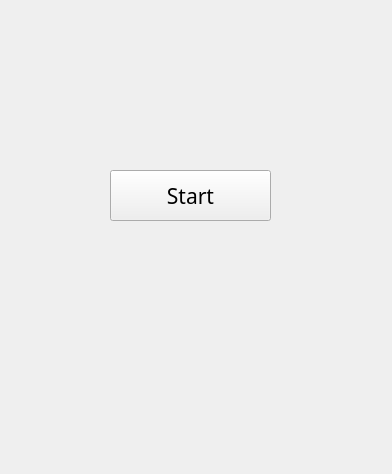
<?xml version="1.0" encoding="UTF-8"?>
<ui version="4.0">
 <class>MainWindow</class>
 <widget class="QMainWindow" name="MainWindow">
  <property name="geometry">
   <rect>
    <x>0</x>
    <y>0</y>
    <width>392</width>
    <height>474</height>
   </rect>
  </property>
  <property name="font">
   <font>
    <family>Ringbearer</family>
    <pointsize>8</pointsize>
   </font>
  </property>
  <property name="windowTitle">
   <string>MainWindow</string>
  </property>
  <property name="autoFillBackground">
   <bool>false</bool>
  </property>
  <property name="documentMode">
   <bool>false</bool>
  </property>
  <property name="unifiedTitleAndToolBarOnMac">
   <bool>false</bool>
  </property>
  <widget class="QWidget" name="centralwidget">
   <property name="styleSheet">
    <string notr="true"/>
   </property>
   <widget class="QStackedWidget" name="stackedWidget">
    <property name="geometry">
     <rect>
      <x>0</x>
      <y>0</y>
      <width>392</width>
      <height>474</height>
     </rect>
    </property>
    <property name="font">
     <font>
      <family>Ringbearer</family>
      <pointsize>8</pointsize>
      <weight>50</weight>
      <italic>false</italic>
      <bold>false</bold>
      <stylestrategy>PreferDefault</stylestrategy>
     </font>
    </property>
    <property name="cursor">
     <cursorShape>ArrowCursor</cursorShape>
    </property>
    <property name="autoFillBackground">
     <bool>false</bool>
    </property>
    <property name="styleSheet">
     <string notr="true">

#stackedWidget{
background-image: url(:/bckgrimage/middleearth.jpg);
font:  &quot;Ringbearer&quot;;
}

#page, #page_3, #startWidget, #page_2, #page_5, #page_6, #page_7, #page_8, #page_9 	{
background-color: transparent;
font:  &quot;Ringbearer&quot;;
}</string>
    </property>
    <property name="currentIndex">
     <number>6</number>
    </property>
    <widget class="QWidget" name="page">
     <property name="enabled">
      <bool>true</bool>
     </property>
     <property name="palette">
      <palette>
       <active>
        <colorrole role="Button">
         <brush brushstyle="SolidPattern">
          <color alpha="0">
           <red>0</red>
           <green>0</green>
           <blue>0</blue>
          </color>
         </brush>
        </colorrole>
        <colorrole role="Base">
         <brush brushstyle="SolidPattern">
          <color alpha="0">
           <red>0</red>
           <green>0</green>
           <blue>0</blue>
          </color>
         </brush>
        </colorrole>
        <colorrole role="Window">
         <brush brushstyle="SolidPattern">
          <color alpha="0">
           <red>0</red>
           <green>0</green>
           <blue>0</blue>
          </color>
         </brush>
        </colorrole>
       </active>
       <inactive>
        <colorrole role="Button">
         <brush brushstyle="SolidPattern">
          <color alpha="0">
           <red>0</red>
           <green>0</green>
           <blue>0</blue>
          </color>
         </brush>
        </colorrole>
        <colorrole role="Base">
         <brush brushstyle="SolidPattern">
          <color alpha="0">
           <red>0</red>
           <green>0</green>
           <blue>0</blue>
          </color>
         </brush>
        </colorrole>
        <colorrole role="Window">
         <brush brushstyle="SolidPattern">
          <color alpha="0">
           <red>0</red>
           <green>0</green>
           <blue>0</blue>
          </color>
         </brush>
        </colorrole>
       </inactive>
       <disabled>
        <colorrole role="Button">
         <brush brushstyle="SolidPattern">
          <color alpha="0">
           <red>0</red>
           <green>0</green>
           <blue>0</blue>
          </color>
         </brush>
        </colorrole>
        <colorrole role="Base">
         <brush brushstyle="SolidPattern">
          <color alpha="0">
           <red>0</red>
           <green>0</green>
           <blue>0</blue>
          </color>
         </brush>
        </colorrole>
        <colorrole role="Window">
         <brush brushstyle="SolidPattern">
          <color alpha="0">
           <red>0</red>
           <green>0</green>
           <blue>0</blue>
          </color>
         </brush>
        </colorrole>
       </disabled>
      </palette>
     </property>
     <property name="font">
      <font>
       <family>Ringbearer</family>
       <weight>50</weight>
       <italic>false</italic>
       <bold>false</bold>
       <kerning>true</kerning>
      </font>
     </property>
     <property name="cursor">
      <cursorShape>ArrowCursor</cursorShape>
     </property>
     <property name="tabletTracking">
      <bool>false</bool>
     </property>
     <property name="acceptDrops">
      <bool>false</bool>
     </property>
     <property name="layoutDirection">
      <enum>Qt::LeftToRight</enum>
     </property>
     <property name="autoFillBackground">
      <bool>false</bool>
     </property>
     <property name="styleSheet">
      <string notr="true"/>
     </property>
     <widget class="QComboBox" name="comboBoxRace">
      <property name="geometry">
       <rect>
        <x>140</x>
        <y>350</y>
        <width>121</width>
        <height>28</height>
       </rect>
      </property>
      <property name="maximumSize">
       <size>
        <width>340</width>
        <height>16777215</height>
       </size>
      </property>
      <property name="baseSize">
       <size>
        <width>0</width>
        <height>0</height>
       </size>
      </property>
      <property name="font">
       <font>
        <family>Ringbearer</family>
        <pointsize>11</pointsize>
        <italic>false</italic>
        <underline>false</underline>
        <stylestrategy>PreferDefault</stylestrategy>
       </font>
      </property>
      <property name="layoutDirection">
       <enum>Qt::LeftToRight</enum>
      </property>
      <property name="autoFillBackground">
       <bool>false</bool>
      </property>
      <property name="styleSheet">
       <string notr="true"/>
      </property>
      <property name="editable">
       <bool>false</bool>
      </property>
      <property name="currentText">
       <string notr="true" extracomment="tre">Elf</string>
      </property>
      <property name="currentIndex">
       <number>0</number>
      </property>
      <property name="maxVisibleItems">
       <number>20</number>
      </property>
      <property name="iconSize">
       <size>
        <width>16</width>
        <height>16</height>
       </size>
      </property>
      <property name="duplicatesEnabled">
       <bool>false</bool>
      </property>
      <property name="frame">
       <bool>false</bool>
      </property>
      <item>
       <property name="text">
        <string>Elf</string>
       </property>
      </item>
      <item>
       <property name="text">
        <string>Valar</string>
       </property>
      </item>
      <item>
       <property name="text">
        <string>Maiar</string>
       </property>
      </item>
      <item>
       <property name="text">
        <string>Dwarf</string>
       </property>
      </item>
      <item>
       <property name="text">
        <string>Hobbit</string>
       </property>
      </item>
      <item>
       <property name="text">
        <string>Man</string>
       </property>
      </item>
     </widget>
     <widget class="QLabel" name="label">
      <property name="geometry">
       <rect>
        <x>0</x>
        <y>0</y>
        <width>411</width>
        <height>281</height>
       </rect>
      </property>
      <property name="minimumSize">
       <size>
        <width>221</width>
        <height>0</height>
       </size>
      </property>
      <property name="frameShape">
       <enum>QFrame::NoFrame</enum>
      </property>
      <property name="frameShadow">
       <enum>QFrame::Sunken</enum>
      </property>
      <property name="text">
       <string/>
      </property>
      <property name="textFormat">
       <enum>Qt::AutoText</enum>
      </property>
      <property name="pixmap">
       <pixmap>images/races.jpg</pixmap>
      </property>
      <property name="scaledContents">
       <bool>true</bool>
      </property>
      <property name="alignment">
       <set>Qt::AlignCenter</set>
      </property>
      <property name="wordWrap">
       <bool>false</bool>
      </property>
      <property name="margin">
       <number>0</number>
      </property>
      <property name="indent">
       <number>0</number>
      </property>
      <property name="openExternalLinks">
       <bool>false</bool>
      </property>
     </widget>
     <widget class="QPushButton" name="buttonNextRace">
      <property name="enabled">
       <bool>true</bool>
      </property>
      <property name="geometry">
       <rect>
        <x>160</x>
        <y>410</y>
        <width>80</width>
        <height>25</height>
       </rect>
      </property>
      <property name="font">
       <font>
        <family>Ringbearer</family>
        <pointsize>11</pointsize>
        <weight>50</weight>
        <bold>false</bold>
        <kerning>true</kerning>
       </font>
      </property>
      <property name="text">
       <string>next</string>
      </property>
      <property name="autoDefault">
       <bool>false</bool>
      </property>
     </widget>
     <widget class="QLabel" name="label_2">
      <property name="enabled">
       <bool>true</bool>
      </property>
      <property name="geometry">
       <rect>
        <x>40</x>
        <y>310</y>
        <width>321</width>
        <height>23</height>
       </rect>
      </property>
      <property name="palette">
       <palette>
        <active/>
        <inactive/>
        <disabled/>
       </palette>
      </property>
      <property name="font">
       <font>
        <family>Ringbearer</family>
        <weight>50</weight>
        <italic>false</italic>
        <bold>false</bold>
       </font>
      </property>
      <property name="mouseTracking">
       <bool>true</bool>
      </property>
      <property name="acceptDrops">
       <bool>false</bool>
      </property>
      <property name="autoFillBackground">
       <bool>false</bool>
      </property>
      <property name="styleSheet">
       <string notr="true"/>
      </property>
      <property name="frameShape">
       <enum>QFrame::NoFrame</enum>
      </property>
      <property name="frameShadow">
       <enum>QFrame::Plain</enum>
      </property>
      <property name="text">
       <string notr="true">&lt;html&gt;&lt;head/&gt;&lt;body&gt;&lt;p align=&quot;center&quot;&gt;&lt;span style=&quot; font-size:12pt; font-weight:600;&quot;&gt;Choose the character's race:&lt;/span&gt;&lt;/p&gt;&lt;/body&gt;&lt;/html&gt;</string>
      </property>
      <property name="textFormat">
       <enum>Qt::AutoText</enum>
      </property>
      <property name="scaledContents">
       <bool>true</bool>
      </property>
      <property name="alignment">
       <set>Qt::AlignBottom|Qt::AlignHCenter</set>
      </property>
      <property name="wordWrap">
       <bool>false</bool>
      </property>
      <property name="indent">
       <number>0</number>
      </property>
      <property name="textInteractionFlags">
       <set>Qt::LinksAccessibleByMouse</set>
      </property>
     </widget>
    </widget>
    <widget class="QWidget" name="page_3">
     <widget class="QLabel" name="isAliveImage">
      <property name="geometry">
       <rect>
        <x>0</x>
        <y>20</y>
        <width>401</width>
        <height>241</height>
       </rect>
      </property>
      <property name="styleSheet">
       <string notr="true"/>
      </property>
      <property name="text">
       <string/>
      </property>
      <property name="pixmap">
       <pixmap resource="images/background.qrc">:/bckgrimage/IsAlive.jpg</pixmap>
      </property>
      <property name="scaledContents">
       <bool>true</bool>
      </property>
     </widget>
     <widget class="QLabel" name="isAliveQuestion">
      <property name="geometry">
       <rect>
        <x>70</x>
        <y>280</y>
        <width>251</width>
        <height>41</height>
       </rect>
      </property>
      <property name="font">
       <font>
        <family>Ringbearer</family>
        <pointsize>14</pointsize>
        <weight>75</weight>
        <bold>true</bold>
       </font>
      </property>
      <property name="text">
       <string>Is this character alive?</string>
      </property>
     </widget>
     <widget class="QPushButton" name="nextAlive">
      <property name="geometry">
       <rect>
        <x>160</x>
        <y>390</y>
        <width>80</width>
        <height>21</height>
       </rect>
      </property>
      <property name="font">
       <font>
        <family>Ringbearer</family>
        <pointsize>12</pointsize>
       </font>
      </property>
      <property name="text">
       <string>next</string>
      </property>
     </widget>
     <widget class="QRadioButton" name="yesAlive">
      <property name="geometry">
       <rect>
        <x>130</x>
        <y>340</y>
        <width>84</width>
        <height>19</height>
       </rect>
      </property>
      <property name="font">
       <font>
        <family>Ringbearer</family>
        <pointsize>11</pointsize>
       </font>
      </property>
      <property name="text">
       <string>Yes</string>
      </property>
      <attribute name="buttonGroup">
       <string notr="true">yesNoButtonGroupAlive</string>
      </attribute>
     </widget>
     <widget class="QRadioButton" name="noNotAlive">
      <property name="geometry">
       <rect>
        <x>220</x>
        <y>340</y>
        <width>84</width>
        <height>19</height>
       </rect>
      </property>
      <property name="font">
       <font>
        <family>Ringbearer</family>
        <pointsize>11</pointsize>
       </font>
      </property>
      <property name="text">
       <string>No</string>
      </property>
      <attribute name="buttonGroup">
       <string notr="true">yesNoButtonGroupAlive</string>
      </attribute>
     </widget>
    </widget>
    <widget class="QWidget" name="page_6">
     <widget class="QLabel" name="statusLabel">
      <property name="geometry">
       <rect>
        <x>140</x>
        <y>280</y>
        <width>151</width>
        <height>41</height>
       </rect>
      </property>
      <property name="font">
       <font>
        <family>Ringbearer</family>
        <pointsize>15</pointsize>
        <weight>75</weight>
        <bold>true</bold>
       </font>
      </property>
      <property name="text">
       <string>his status?</string>
      </property>
     </widget>
     <widget class="QRadioButton" name="kingButton">
      <property name="geometry">
       <rect>
        <x>170</x>
        <y>330</y>
        <width>84</width>
        <height>19</height>
       </rect>
      </property>
      <property name="font">
       <font>
        <family>Ringbearer</family>
        <pointsize>11</pointsize>
        <weight>50</weight>
        <bold>false</bold>
       </font>
      </property>
      <property name="text">
       <string>King</string>
      </property>
      <attribute name="buttonGroup">
       <string notr="true">statusButtonGroup</string>
      </attribute>
     </widget>
     <widget class="QRadioButton" name="gwarriorButton">
      <property name="geometry">
       <rect>
        <x>50</x>
        <y>360</y>
        <width>131</width>
        <height>19</height>
       </rect>
      </property>
      <property name="font">
       <font>
        <family>Ringbearer</family>
        <pointsize>11</pointsize>
       </font>
      </property>
      <property name="text">
       <string>Great Warrior</string>
      </property>
      <attribute name="buttonGroup">
       <string notr="true">statusButtonGroup</string>
      </attribute>
     </widget>
     <widget class="QRadioButton" name="regularButton">
      <property name="geometry">
       <rect>
        <x>260</x>
        <y>360</y>
        <width>84</width>
        <height>19</height>
       </rect>
      </property>
      <property name="font">
       <font>
        <family>Ringbearer</family>
        <pointsize>11</pointsize>
       </font>
      </property>
      <property name="text">
       <string>regular</string>
      </property>
      <attribute name="buttonGroup">
       <string notr="true">statusButtonGroup</string>
      </attribute>
     </widget>
     <widget class="QPushButton" name="nextStatus">
      <property name="geometry">
       <rect>
        <x>160</x>
        <y>400</y>
        <width>80</width>
        <height>21</height>
       </rect>
      </property>
      <property name="font">
       <font>
        <family>Ringbearer</family>
        <pointsize>11</pointsize>
       </font>
      </property>
      <property name="text">
       <string>next</string>
      </property>
     </widget>
     <widget class="QLabel" name="label_6">
      <property name="geometry">
       <rect>
        <x>0</x>
        <y>0</y>
        <width>401</width>
        <height>271</height>
       </rect>
      </property>
      <property name="text">
       <string/>
      </property>
      <property name="pixmap">
       <pixmap resource="images/background.qrc">:/bckgrimage/Denethor.jpg</pixmap>
      </property>
      <property name="scaledContents">
       <bool>true</bool>
      </property>
     </widget>
    </widget>
    <widget class="QWidget" name="page_5">
     <widget class="QLabel" name="negposQuestion">
      <property name="geometry">
       <rect>
        <x>0</x>
        <y>290</y>
        <width>391</width>
        <height>51</height>
       </rect>
      </property>
      <property name="font">
       <font>
        <family>Ringbearer</family>
        <pointsize>13</pointsize>
        <weight>75</weight>
        <bold>true</bold>
       </font>
      </property>
      <property name="text">
       <string>Is he negative or positive?</string>
      </property>
      <property name="alignment">
       <set>Qt::AlignCenter</set>
      </property>
     </widget>
     <widget class="QRadioButton" name="posRadButton">
      <property name="geometry">
       <rect>
        <x>80</x>
        <y>360</y>
        <width>84</width>
        <height>19</height>
       </rect>
      </property>
      <property name="font">
       <font>
        <family>Ringbearer</family>
        <pointsize>11</pointsize>
       </font>
      </property>
      <property name="text">
       <string>Positive</string>
      </property>
      <attribute name="buttonGroup">
       <string notr="true">posNegButtonGroup</string>
      </attribute>
     </widget>
     <widget class="QRadioButton" name="negRadButton">
      <property name="geometry">
       <rect>
        <x>220</x>
        <y>360</y>
        <width>101</width>
        <height>19</height>
       </rect>
      </property>
      <property name="font">
       <font>
        <family>Ringbearer</family>
        <pointsize>11</pointsize>
       </font>
      </property>
      <property name="text">
       <string>Negative</string>
      </property>
      <attribute name="buttonGroup">
       <string notr="true">posNegButtonGroup</string>
      </attribute>
     </widget>
     <widget class="QPushButton" name="nextPosNeg">
      <property name="geometry">
       <rect>
        <x>150</x>
        <y>400</y>
        <width>80</width>
        <height>21</height>
       </rect>
      </property>
      <property name="font">
       <font>
        <family>Ringbearer</family>
        <pointsize>11</pointsize>
       </font>
      </property>
      <property name="text">
       <string>NEXT</string>
      </property>
     </widget>
     <widget class="QLabel" name="label_3">
      <property name="geometry">
       <rect>
        <x>-30</x>
        <y>0</y>
        <width>461</width>
        <height>281</height>
       </rect>
      </property>
      <property name="text">
       <string/>
      </property>
      <property name="pixmap">
       <pixmap resource="images/background.qrc">:/bckgrimage/Morgoth_n.jpg</pixmap>
      </property>
      <property name="scaledContents">
       <bool>true</bool>
      </property>
     </widget>
    </widget>
    <widget class="QWidget" name="page_9">
     <widget class="QLabel" name="realmQuestion">
      <property name="geometry">
       <rect>
        <x>0</x>
        <y>270</y>
        <width>391</width>
        <height>81</height>
       </rect>
      </property>
      <property name="font">
       <font>
        <family>Ringbearer</family>
        <pointsize>12</pointsize>
        <weight>75</weight>
        <bold>true</bold>
       </font>
      </property>
      <property name="text">
       <string>Realm this person is associated with?</string>
      </property>
      <property name="alignment">
       <set>Qt::AlignCenter</set>
      </property>
     </widget>
     <widget class="QPushButton" name="nextRealm">
      <property name="geometry">
       <rect>
        <x>160</x>
        <y>400</y>
        <width>80</width>
        <height>21</height>
       </rect>
      </property>
      <property name="font">
       <font>
        <family>Ringbearer</family>
        <pointsize>11</pointsize>
       </font>
      </property>
      <property name="text">
       <string>next</string>
      </property>
     </widget>
     <widget class="QComboBox" name="realmComboBox">
      <property name="geometry">
       <rect>
        <x>140</x>
        <y>340</y>
        <width>121</width>
        <height>31</height>
       </rect>
      </property>
      <property name="font">
       <font>
        <family>Ringbearer</family>
        <pointsize>10</pointsize>
       </font>
      </property>
     </widget>
     <widget class="QLabel" name="label_7">
      <property name="geometry">
       <rect>
        <x>0</x>
        <y>0</y>
        <width>401</width>
        <height>281</height>
       </rect>
      </property>
      <property name="text">
       <string/>
      </property>
      <property name="pixmap">
       <pixmap resource="images/background.qrc">:/bckgrimage/Gondolin.jpg</pixmap>
      </property>
      <property name="scaledContents">
       <bool>true</bool>
      </property>
     </widget>
    </widget>
    <widget class="QWidget" name="page_7">
     <widget class="QPushButton" name="activityNext">
      <property name="geometry">
       <rect>
        <x>160</x>
        <y>410</y>
        <width>80</width>
        <height>21</height>
       </rect>
      </property>
      <property name="font">
       <font>
        <family>Ringbearer</family>
        <pointsize>11</pointsize>
       </font>
      </property>
      <property name="text">
       <string>next</string>
      </property>
     </widget>
     <widget class="QComboBox" name="activityComboBox">
      <property name="geometry">
       <rect>
        <x>90</x>
        <y>360</y>
        <width>211</width>
        <height>31</height>
       </rect>
      </property>
      <property name="font">
       <font>
        <family>Ringbearer</family>
        <pointsize>10</pointsize>
       </font>
      </property>
     </widget>
     <widget class="QLabel" name="imageAct">
      <property name="geometry">
       <rect>
        <x>-20</x>
        <y>0</y>
        <width>421</width>
        <height>291</height>
       </rect>
      </property>
      <property name="text">
       <string/>
      </property>
      <property name="pixmap">
       <pixmap resource="images/background.qrc">:/bckgrimage/TurinGlaurung.jpg</pixmap>
      </property>
      <property name="scaledContents">
       <bool>true</bool>
      </property>
     </widget>
     <widget class="QLabel" name="activityQuestion">
      <property name="geometry">
       <rect>
        <x>0</x>
        <y>290</y>
        <width>391</width>
        <height>71</height>
       </rect>
      </property>
      <property name="font">
       <font>
        <family>Ringbearer</family>
        <pointsize>14</pointsize>
        <weight>75</weight>
        <bold>true</bold>
       </font>
      </property>
      <property name="text">
       <string>Select activity/main deed</string>
      </property>
      <property name="alignment">
       <set>Qt::AlignCenter</set>
      </property>
     </widget>
    </widget>
    <widget class="QWidget" name="startWidget">
     <widget class="QPushButton" name="startButton">
      <property name="geometry">
       <rect>
        <x>110</x>
        <y>170</y>
        <width>161</width>
        <height>51</height>
       </rect>
      </property>
      <property name="font">
       <font>
        <family>Ringbearer</family>
        <pointsize>16</pointsize>
       </font>
      </property>
      <property name="text">
       <string>Start</string>
      </property>
     </widget>
    </widget>
    <widget class="QWidget" name="page_2">
     <widget class="QLabel" name="finalImage">
      <property name="geometry">
       <rect>
        <x>0</x>
        <y>0</y>
        <width>391</width>
        <height>291</height>
       </rect>
      </property>
      <property name="sizePolicy">
       <sizepolicy hsizetype="Fixed" vsizetype="MinimumExpanding">
        <horstretch>0</horstretch>
        <verstretch>0</verstretch>
       </sizepolicy>
      </property>
      <property name="text">
       <string/>
      </property>
      <property name="pixmap">
       <pixmap>images/gollum_sad.jpg</pixmap>
      </property>
      <property name="scaledContents">
       <bool>false</bool>
      </property>
      <property name="alignment">
       <set>Qt::AlignCenter</set>
      </property>
     </widget>
     <widget class="QLabel" name="finalMessage">
      <property name="geometry">
       <rect>
        <x>0</x>
        <y>290</y>
        <width>391</width>
        <height>111</height>
       </rect>
      </property>
      <property name="sizePolicy">
       <sizepolicy hsizetype="Fixed" vsizetype="Preferred">
        <horstretch>0</horstretch>
        <verstretch>0</verstretch>
       </sizepolicy>
      </property>
      <property name="font">
       <font>
        <family>Ringbearer</family>
        <pointsize>14</pointsize>
        <weight>75</weight>
        <bold>true</bold>
       </font>
      </property>
      <property name="text">
       <string notr="true">Oh no... I cannot guess. Try again!</string>
      </property>
      <property name="scaledContents">
       <bool>false</bool>
      </property>
      <property name="alignment">
       <set>Qt::AlignCenter</set>
      </property>
      <property name="wordWrap">
       <bool>true</bool>
      </property>
     </widget>
     <widget class="QPushButton" name="tryAgainButton">
      <property name="geometry">
       <rect>
        <x>150</x>
        <y>400</y>
        <width>101</width>
        <height>31</height>
       </rect>
      </property>
      <property name="sizePolicy">
       <sizepolicy hsizetype="Fixed" vsizetype="Fixed">
        <horstretch>0</horstretch>
        <verstretch>0</verstretch>
       </sizepolicy>
      </property>
      <property name="font">
       <font>
        <family>Ringbearer</family>
        <pointsize>9</pointsize>
       </font>
      </property>
      <property name="text">
       <string>TRY AGAIN</string>
      </property>
     </widget>
    </widget>
   </widget>
  </widget>
  <widget class="QMenuBar" name="menubar">
   <property name="geometry">
    <rect>
     <x>0</x>
     <y>0</y>
     <width>392</width>
     <height>21</height>
    </rect>
   </property>
  </widget>
  <action name="Restart">
   <property name="text">
    <string>Restar</string>
   </property>
   <property name="toolTip">
    <string>Restart</string>
   </property>
  </action>
  <action name="actionfghjkl">
   <property name="text">
    <string>fghjkl</string>
   </property>
  </action>
 </widget>
 <resources>
  <include location="images/background.qrc"/>
 </resources>
 <connections/>
 <buttongroups>
  <buttongroup name="statusButtonGroup"/>
  <buttongroup name="yesNoButtonGroupAlive"/>
  <buttongroup name="posNegButtonGroup"/>
 </buttongroups>
</ui>
